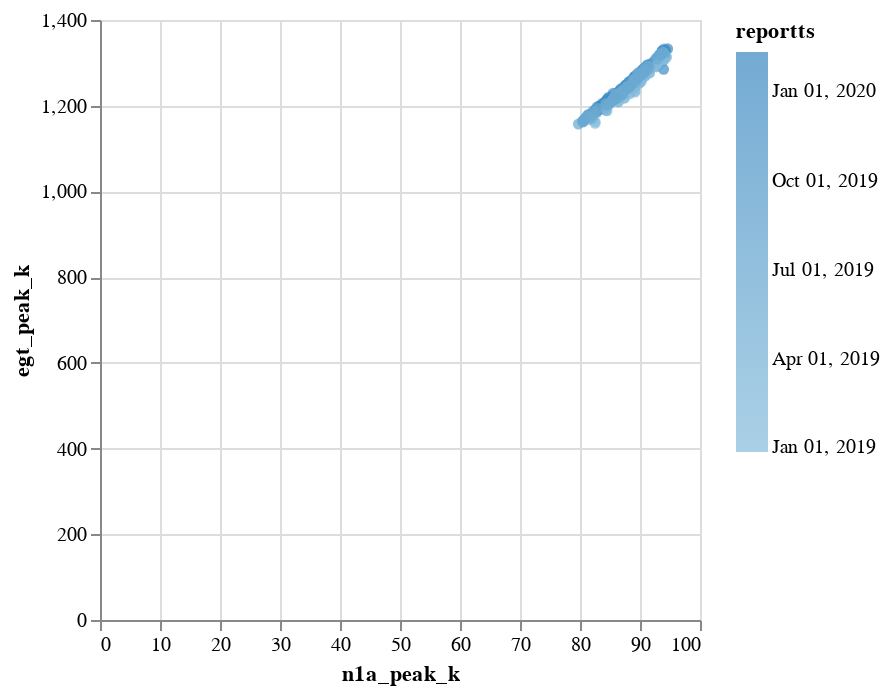

The notebook cell this image was saved under:
### Code cell
import altair as alt

pos2 = data.query("prv == 0")[:500] # purple

alt.Chart(pos2).mark_circle(size=30).encode(
  x='n1a_peak_k',
  y='egt_peak_k',
  color='reportts',
  tooltip=['acnum', 'pos', 'reportts', 'prv', 'wai', 'nai']
).interactive()

### Figure 1 — Vega-Lite specification as saved in the notebook (floating-point values rounded to 4 significant figures; data arrays with more than 128 entries replaced by an {"elided": "..."} marker saying what was removed)
{"config": {"view": {"continuousWidth": 300, "continuousHeight": 300}}, "data": {"name": "data-3ad4a96c01f24edd1402e587e0887b54"}, "mark": {"type": "circle", "size": 30}, "encoding": {"color": {"field": "reportts", "type": "temporal"}, "tooltip": [{"field": "acnum", "type": "nominal"}, {"field": "pos", "type": "quantitative"}, {"field": "reportts", "type": "temporal"}, {"field": "prv", "type": "quantitative"}, {"field": "wai", "type": "quantitative"}, {"field": "nai", "type": "quantitative"}], "x": {"field": "n1a_peak_k", "type": "quantitative"}, "y": {"field": "egt_peak_k", "type": "quantitative"}}, "params": [{"name": "param_2", "select": {"type": "interval", "encodings": ["x", "y"]}, "bind": "scales"}], "$schema": "https://vega.github.io/schema/vega-lite/v5.16.3.json", "datasets": {"data-3ad4a96c01f24edd1402e587e0887b54": {"elided": "500 records"}}}
